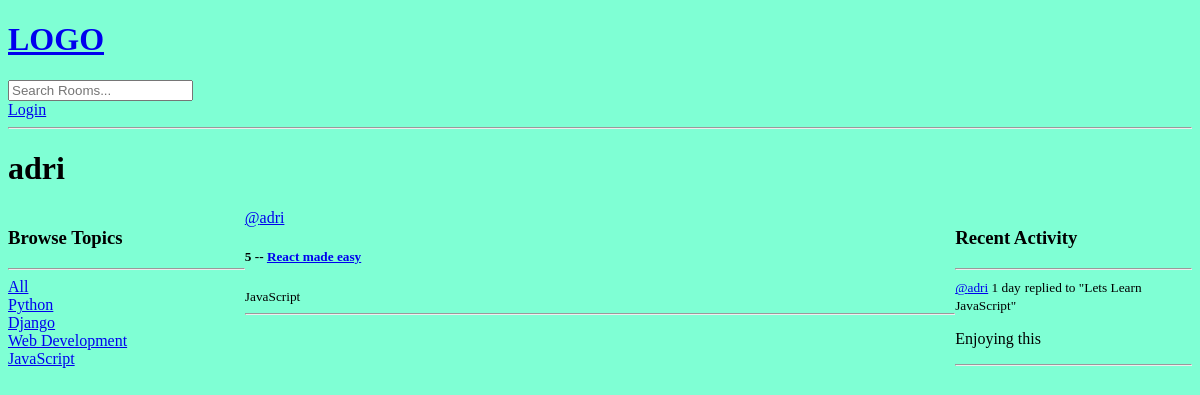
Before: /profile/3/ with the older database file.
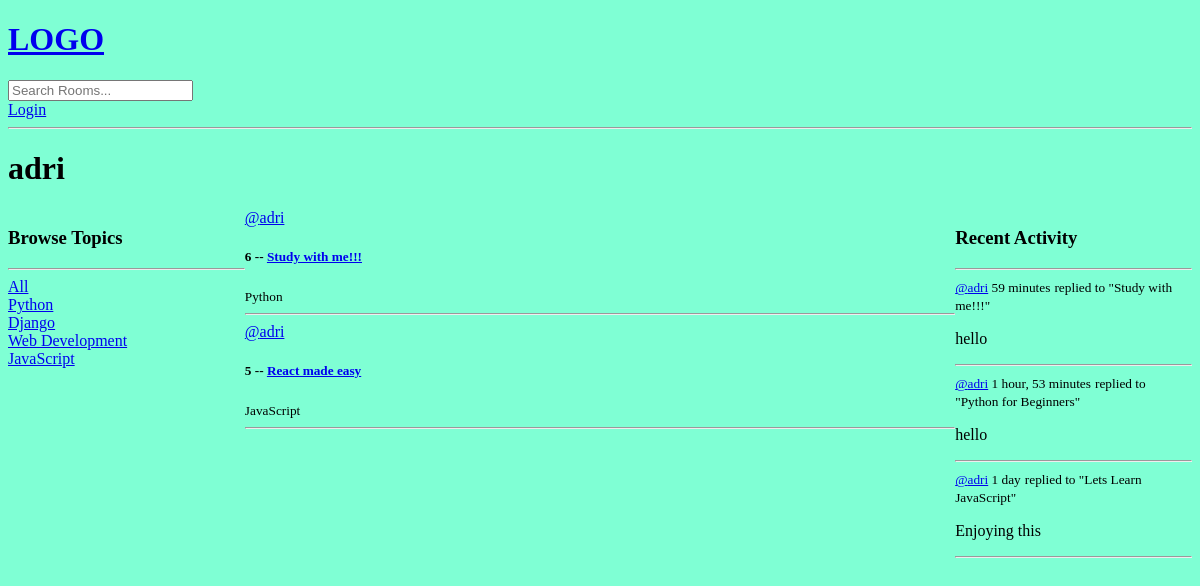
After: the same page with the newer database file.
### base/models.py (models this page shows, shortened)
class Topic(models.Model):
  name = models.CharField(max_length=200)

class Room(models.Model):
  host = models.ForeignKey(User, null=True, on_delete=models.SET_NULL)
  topic = models.ForeignKey(Topic, null=True, on_delete=models.SET_NULL)
  name = models.CharField(max_length=200)
  description = models.TextField(null=True, blank=True)
  participants = models.ManyToManyField(User, related_name="participants", blank=True)
  updated = models.DateTimeField(auto_now=True)
  created = models.DateTimeField(auto_now_add=True)
  class Meta:
    ordering = ['-updated', '-created']
  def __str__(self):
    return self.name

class Message(models.Model):
  user = models.ForeignKey(User, on_delete=models.CASCADE)
  room = models.ForeignKey(Room, on_delete=models.CASCADE)
  body = models.TextField()
  updated = models.DateTimeField(auto_now=True)
  created = models.DateTimeField(auto_now_add=True)
  class Meta:
    ordering = ['-updated', '-created']
  def __str__(self):
    return self.body[0:50]

### base/views.py (the view)
# urls.py: path('profile/<str:pk>/', views.userProfile, name="user-profile"),
def userProfile(request, pk):
    user = User.objects.get(id=pk)
    rooms = user.room_set.all()
    room_messages = user.message_set.all()
    topics = Topic.objects.all()
    context = {
        'user': user,
        'rooms': rooms,
        'room_messages': room_messages,
        'topics': topics
    }
    return render(request, 'base/profile.html', context)

### base/templates/base/profile.html (shortened to what this page needs)
{% extends 'main.html' %}
{% block content %}
<h1>{{ user.username }}</h1>
<div class="profile-container">
  <div>
    {% include 'base/topics_component.html' %}
  </div>
  <div>
    {% include 'base/feed_component.html' %}
  </div>
  <div>
    {% include 'base/activity_component.html' %}
  </div>
</div>
{% endblock %}

### templates/main.html (shortened to what this page needs)
<!DOCTYPE html>
{% load static %}
<html lang="en">
  <head>
    <link rel="stylesheet" type="text/css" media="screen" href="{% static 'styles/main.css' %}">
  </head>
  <body>
    {% include 'navbar.html' %}
    {% block content %}
    {% endblock %}
  </body>
</html>

### templates/navbar.html
<a href="/">
  <h1>LOGO</h1>
</a>
<form method="GET" action="{% url 'home' %}">
  <input type="text" name="q" placeholder="Search Rooms..." />
</form>
{% if request.user.is_authenticated %}
<p>Hello {{ request.user }}</p>
<a href="{% url 'logout' %}">Logout</a>
{% else %}
<a href="{% url 'login' %}">Login</a>
{% endif %}
<hr />

### base/templates/base/topics_component.html
<h3>Browse Topics</h3>
<hr>
<div>
  <a href="{% url 'home' %}">All</a>
</div>
{% for topic in topics %}
  <div>
    <a href="{% url 'home' %}?q={{ topic.name }}">{{ topic.name }}</a>
  </div>
{% endfor %}

### base/templates/base/feed_component.html (shortened to what this page needs)
<div>
  {% for room in rooms %}
    <div>
      <a href="{% url 'user-profile' room.host.id %}">@{{ room.host.username }}</a>
      <h5>{{ room.id }} -- <a href="{% url 'room' room.id %}">{{ room.name }}</a></h5>
      <small>{{ room.topic.name }}</small>
      <hr>
    </div>
  {% endfor %}
</div>

### base/templates/base/activity_component.html (shortened to what this page needs)
<h3>Recent Activity</h3>
<hr>
{% for message in room_messages %}
<div>
  <small><a href="{% url 'user-profile' message.user.id %}">@{{ message.user }}</a>  {{ message.created|timesince }}</small>
  <small>replied to "{{ message.room }}"</small>
  <p>{{ message }}</p>
  <hr>
</div>
{% endfor %}

### static/styles/main.css (style rules this page uses)
body { background-color: aquamarine; }

### base/templates/base/profile.html (style rules this page uses)
.profile-container { display: grid; grid-template-columns: 1fr 3fr 1fr; }

Changed rows visible on the page:
added Room: host.username "adri", id "6", name "Study with me!!!", topic.name "Python"
added Message: user "adri", created "59 minutes", room "Study with me!!!", body "hello"
added Message: user "adri", created "1 hour, 53 minutes", room "Python for Beginners", body "hello"
